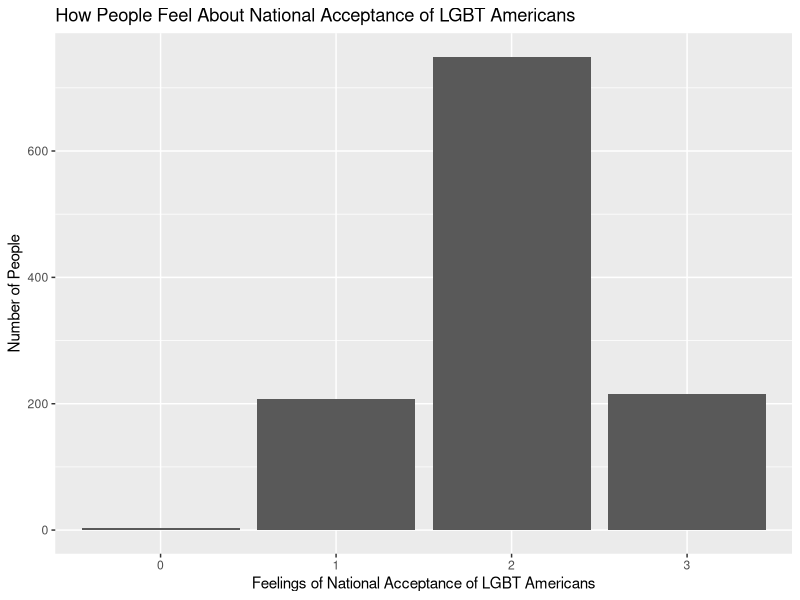
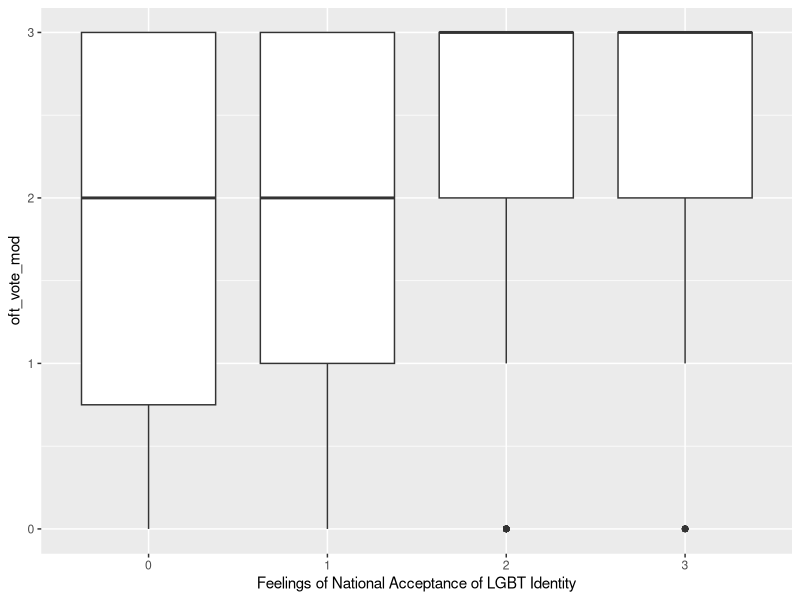

Generate these figures, in order, with R:
## ---- chunk 1
library(foreign)
library(tidyverse)
lgbt <- read.spss("pew2013lgbtpublicdatarelease.sav", to.data.frame=TRUE)

lgbt_data <- lgbt |>
  select(NEWCASEID, OFTVOTE, Q53, SEX, Q71, EMPLOY2, PPEDUCAT) |>
  rename(id = NEWCASEID,
         oft_vote = OFTVOTE,
         national_acceptance = Q53,
         sex = SEX,
         local_acceptance = Q71,
         job_status = EMPLOY2,
         ed_status = PPEDUCAT) |>
  mutate(national_acceptance_mod = case_when(
    national_acceptance == "None at all" ~ 0,
    national_acceptance == "Only a little" ~ 1,
    national_acceptance == "Some" ~ 2,
    national_acceptance == "A lot" ~ 3
  )) |>
  mutate(oft_vote_mod = case_when(
    oft_vote == "Seldom" ~ 0,
    oft_vote == "Part of the time" ~ 1,
    oft_vote == "Nearly always" ~ 2,
    oft_vote == "Always" ~ 3
  )) |>
  mutate(sex_mod = if_else(sex == "Female", 1, 0)
  ) |>
  mutate(ed_status_mod = if_else(ed_status == "Bachelor's degree or higher", 1, 0)
    ) |>
  mutate(local_acceptance_mod = case_when(
    local_acceptance == "None at all" ~ 0,
    local_acceptance == "Only a little" ~ 1,
    local_acceptance == "Some" ~ 2,
    local_acceptance == "A lot" ~ 3
  )) |>
  mutate(job_status_mod = if_else(job_status == "Employed full-time", 1, 0)
  ) |>
  select(id, national_acceptance_mod, oft_vote_mod, sex_mod, ed_status_mod, local_acceptance_mod) |>
  drop_na()
lgbt_data

##barplot of voting (dependent variable)

ggplot(data = lgbt_data, mapping = aes(x = factor(national_acceptance_mod))) +
  geom_bar() +
  labs (x = "Feelings of National Acceptance of LGBT Americans",
        y = "Number of People",
        title = "How People Feel About National Acceptance of LGBT Americans")

ggplot(data = lgbt_data, mapping = aes(x = factor(national_acceptance_mod),
                                       y = oft_vote_mod)) +
  geom_boxplot() +
  labs(
    x = "Feelings of National Acceptance of LGBT Identity"
  )
## ---- chunk 2
regression <- lm(oft_vote_mod ~ national_acceptance_mod, data = lgbt_data)
regression
## ---- chunk 3
multi_regression <- lm(oft_vote_mod ~ national_acceptance_mod + sex_mod + ed_status_mod + local_acceptance_mod, data = lgbt_data)
multi_regression
